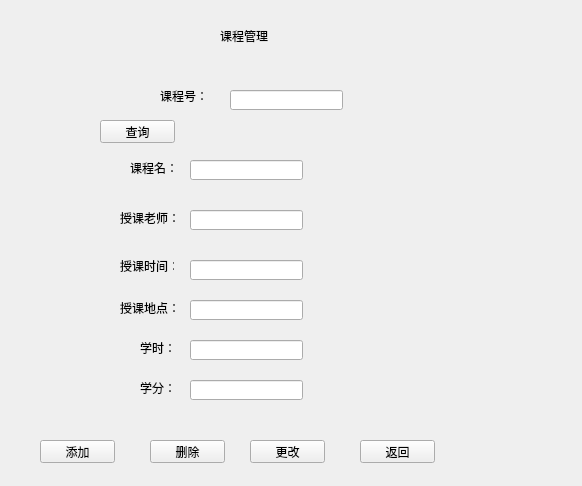
<?xml version="1.0" encoding="UTF-8"?>
<ui version="4.0">
 <class>coursemanage</class>
 <widget class="QWidget" name="coursemanage">
  <property name="geometry">
   <rect>
    <x>0</x>
    <y>0</y>
    <width>582</width>
    <height>486</height>
   </rect>
  </property>
  <property name="windowTitle">
   <string>Form</string>
  </property>
  <widget class="QLabel" name="label">
   <property name="geometry">
    <rect>
     <x>160</x>
     <y>90</y>
     <width>54</width>
     <height>12</height>
    </rect>
   </property>
   <property name="text">
    <string>课程号：</string>
   </property>
  </widget>
  <widget class="QLabel" name="label_2">
   <property name="geometry">
    <rect>
     <x>220</x>
     <y>20</y>
     <width>121</width>
     <height>31</height>
    </rect>
   </property>
   <property name="styleSheet">
    <string notr="true">font: 20pt &quot;Arial&quot;;</string>
   </property>
   <property name="text">
    <string>课程管理</string>
   </property>
  </widget>
  <widget class="QLabel" name="label_3">
   <property name="geometry">
    <rect>
     <x>130</x>
     <y>160</y>
     <width>51</width>
     <height>16</height>
    </rect>
   </property>
   <property name="text">
    <string>课程名：</string>
   </property>
  </widget>
  <widget class="QLabel" name="label_4">
   <property name="geometry">
    <rect>
     <x>120</x>
     <y>210</y>
     <width>61</width>
     <height>16</height>
    </rect>
   </property>
   <property name="text">
    <string>授课老师：</string>
   </property>
  </widget>
  <widget class="QLabel" name="label_5">
   <property name="geometry">
    <rect>
     <x>120</x>
     <y>260</y>
     <width>54</width>
     <height>12</height>
    </rect>
   </property>
   <property name="text">
    <string>授课时间：</string>
   </property>
  </widget>
  <widget class="QLabel" name="label_6">
   <property name="geometry">
    <rect>
     <x>120</x>
     <y>300</y>
     <width>61</width>
     <height>16</height>
    </rect>
   </property>
   <property name="text">
    <string>授课地点：</string>
   </property>
  </widget>
  <widget class="QLabel" name="label_7">
   <property name="geometry">
    <rect>
     <x>140</x>
     <y>340</y>
     <width>31</width>
     <height>16</height>
    </rect>
   </property>
   <property name="text">
    <string>学时：</string>
   </property>
  </widget>
  <widget class="QLabel" name="label_8">
   <property name="geometry">
    <rect>
     <x>140</x>
     <y>380</y>
     <width>31</width>
     <height>16</height>
    </rect>
   </property>
   <property name="text">
    <string>学分：</string>
   </property>
  </widget>
  <widget class="QLineEdit" name="couresnamelineEdit">
   <property name="geometry">
    <rect>
     <x>190</x>
     <y>160</y>
     <width>113</width>
     <height>20</height>
    </rect>
   </property>
  </widget>
  <widget class="QLineEdit" name="course_IDlineEdit">
   <property name="geometry">
    <rect>
     <x>230</x>
     <y>90</y>
     <width>113</width>
     <height>20</height>
    </rect>
   </property>
  </widget>
  <widget class="QLineEdit" name="course_teacherlineEdit">
   <property name="geometry">
    <rect>
     <x>190</x>
     <y>210</y>
     <width>113</width>
     <height>20</height>
    </rect>
   </property>
  </widget>
  <widget class="QLineEdit" name="course_timelineEdit">
   <property name="geometry">
    <rect>
     <x>190</x>
     <y>260</y>
     <width>113</width>
     <height>20</height>
    </rect>
   </property>
  </widget>
  <widget class="QLineEdit" name="course_addresslineEdit">
   <property name="geometry">
    <rect>
     <x>190</x>
     <y>300</y>
     <width>113</width>
     <height>20</height>
    </rect>
   </property>
  </widget>
  <widget class="QLineEdit" name="periodlineEdit">
   <property name="geometry">
    <rect>
     <x>190</x>
     <y>340</y>
     <width>113</width>
     <height>20</height>
    </rect>
   </property>
  </widget>
  <widget class="QLineEdit" name="creditlineEdit">
   <property name="geometry">
    <rect>
     <x>190</x>
     <y>380</y>
     <width>113</width>
     <height>20</height>
    </rect>
   </property>
  </widget>
  <widget class="QPushButton" name="course_querypushButton">
   <property name="geometry">
    <rect>
     <x>100</x>
     <y>120</y>
     <width>75</width>
     <height>23</height>
    </rect>
   </property>
   <property name="text">
    <string>查询</string>
   </property>
  </widget>
  <widget class="QPushButton" name="course_addpushButton">
   <property name="geometry">
    <rect>
     <x>40</x>
     <y>440</y>
     <width>75</width>
     <height>23</height>
    </rect>
   </property>
   <property name="text">
    <string>添加</string>
   </property>
  </widget>
  <widget class="QPushButton" name="course_deletepushButton">
   <property name="geometry">
    <rect>
     <x>150</x>
     <y>440</y>
     <width>75</width>
     <height>23</height>
    </rect>
   </property>
   <property name="text">
    <string>删除</string>
   </property>
  </widget>
  <widget class="QPushButton" name="course_updatepushButton">
   <property name="geometry">
    <rect>
     <x>250</x>
     <y>440</y>
     <width>75</width>
     <height>23</height>
    </rect>
   </property>
   <property name="text">
    <string>更改</string>
   </property>
  </widget>
  <widget class="QPushButton" name="course_backpushButton">
   <property name="geometry">
    <rect>
     <x>360</x>
     <y>440</y>
     <width>75</width>
     <height>23</height>
    </rect>
   </property>
   <property name="text">
    <string>返回</string>
   </property>
  </widget>
 </widget>
 <resources/>
 <connections/>
</ui>
